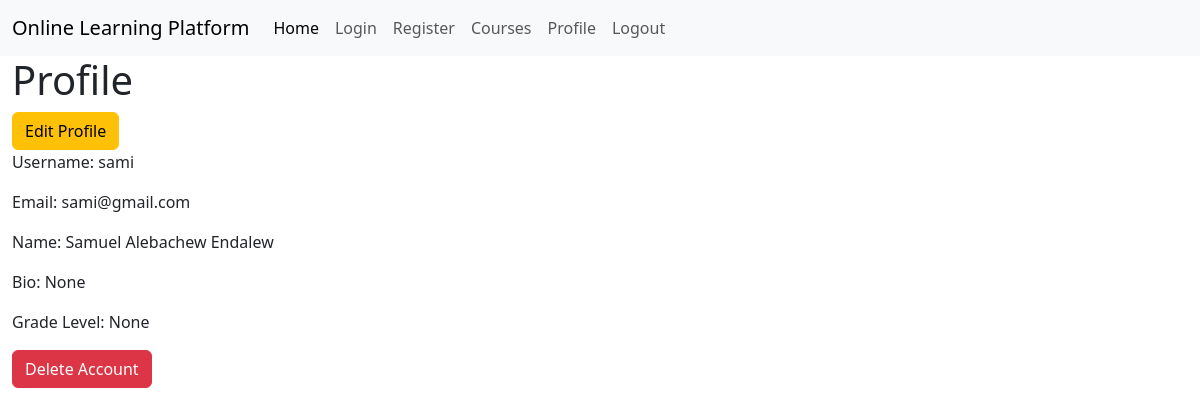
Screenshot of /profile (signed in) with the database file from the repository.
### app.py (models this page shows)
class User(db.Model, UserMixin):
    __tablename__ = 'users'
    id = db.Column(db.Integer, primary_key=True)
    email = db.Column(db.Text, unique=True, nullable=False)
    password = db.Column(db.Text, nullable=False)
    username = db.Column(db.Text, unique=True, nullable=True)
    role = db.Column(db.Text, nullable=False)
    name = db.Column(db.Text, nullable=True)
    def to_json(self):
        return {
            'id': self.id,
            'email': self.email,
            'username': self.username,
            'role': self.role,
            'name': self.name,
        }

### app.py (the view, shortened to what this page needs)
@app.route('/profile', methods=['GET', 'POST'])
@login_required
def profile():
    current_user_id = current_user.id
    user = User.query.filter_by(id=current_user_id).first()
    user = user.to_json()
    if user['role'] == 'teacher':
        teacher = Teacher.query.filter_by(user_id=current_user_id).first()
        role = 'teacher'
        user['bio'] = teacher.bio
        user['education'] = teacher.education
        user['experience'] = teacher.experience
    elif user['role'] == 'student':
        student = Student.query.filter_by(user_id=current_user_id).first()
        role = 'student'
        user['grade'] = student.grade
        user['bio'] = student.bio
    return render_template('profile.html', user=user, role=role)

### app.py (called while the page is built)
@login_manager.user_loader
def load_user(id):
    return User.query.filter_by(id=id).first()

### templates/profile.html (shortened to what this page needs)
{% extends "base.html" %}
{% block content %}
<h1>Profile</h1>
<a href="{{url_for('edit_profile')}}"><button class="btn btn-warning">Edit Profile</button></a>
<p>Username: {{ user.username }}</p>
<p>Email: {{ user.email }}</p>
<p>Name: {{ user.name }}</p>
<p>Bio: {{ user.bio }}</p>
{% if role == 'student' %}
<p>Grade Level: {{ user.grade }}</p>
{% endif %}
<form action="/profile" method="post">
    <input type="submit" value="Delete Account" class="btn btn-danger">
</form>
{% endblock %}

### rows the page displays
User: username "sami", email "sami@gmail.com", name "Samuel Alebachew Endalew"

### other values shown
{{ user.bio }} "None"
{{ user.grade }} "None"
